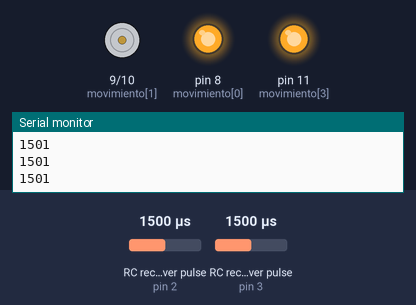
A sketch run on a simulated Arduino Uno, built with avr-gcc and run on an emulated ATmega328P. On the bench: motor-driver pin pairs drawn as motors (green arrow = first pin HIGH = forward, orange = second pin HIGH = backward, longer = more drive), output pins drawn as LEDs (lit = HIGH), the last lines printed to the serial monitor. Wiring (inferred from the names in the program): 2 × RC receiver channel: data pin 2 / data pin 3. Dashed ring = blinking. The inputs (shaded band) are chosen by the test bench; at power-on: RC receiver pulse (sensors on pin 2, pin 3) 1500 µs.

Above: at 1.2 s.
1.3 s: RC receiver pulse (sensor on pin 2) set to 1885 µs
2.8 s: RC receiver pulse (sensor on pin 2) set to 1908 µs
At 2.97 s:
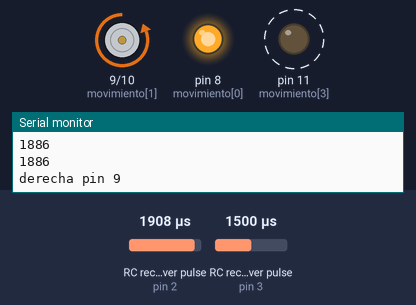
5.8 s: RC receiver pulse (sensor on pin 3) set to 1416 µs
8.8 s: RC receiver pulse (sensor on pin 3) set to 1381 µs
At 9.08 s:
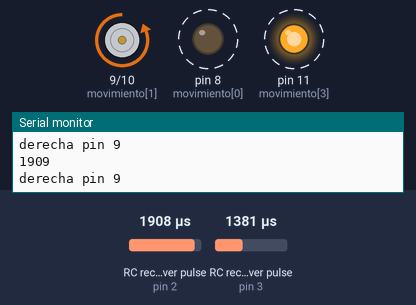
11.8 s: RC receiver pulse (sensor on pin 3) set to 1750 µs
At 12.28 s:
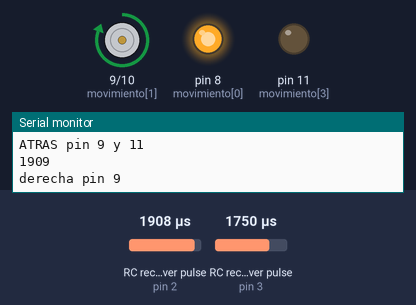
14.8 s: RC receiver pulse (sensor on pin 3) set to 1607 µs
17.8 s: RC receiver pulse (sensor on pin 3) set to 1592 µs
At 18.05 s:
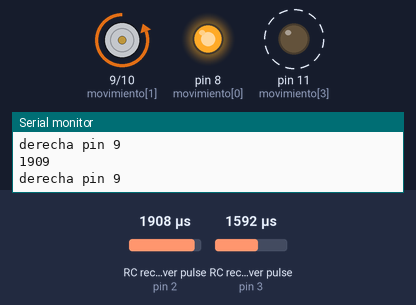
Timing chart, 0 to 21.8 s (numbered marks = the images above; inputs shaded):
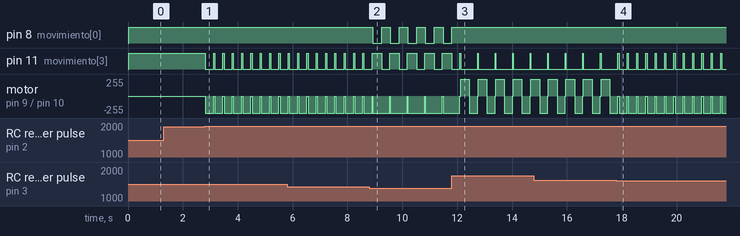

Measured:
- the behaviour switches between 1899 and 1900 µs on RC receiver pulse (sensor on pin 2) (found by bisection; images 0 and 1)
- the behaviour switches between 1399 and 1398 µs on RC receiver pulse (sensor on pin 3) (found by bisection; images 1 and 2)
- the behaviour switches between 1599 and 1598 µs on RC receiver pulse (sensor on pin 3) (found by bisection; images 3 and 4)
- after the input at 2.8 s, pin 11 (movimiento[3]): alternates HIGH for 0.04 s and LOW for 0.30 s, starting at once; motor on pin 9 (movimiento[1]) / pin 10 (movimiento[2]): alternates backward 255/255 for 0.30 s and stopped for 0.04 s, starting at once
- after the input at 8.8 s, pin 8 (movimiento[0]): alternates HIGH for 0.32 s and LOW for 0.32 s, starting after 0.12 s; pin 11 (movimiento[3]): alternates HIGH for 0.34 s and LOW for 0.30 s, starting after 0.44 s; motor on pin 9 (movimiento[1]) / pin 10 (movimiento[2]): alternates backward 255/255 for 0.62 s and stopped for 0.02 s, starting after 0.74 s
- after the input at 11.8 s, pin 8 (movimiento[0]): goes on until 11.8 s, then stays HIGH
- after the input at 17.8 s, pin 11 (movimiento[3]): alternates HIGH for 0.04 s and LOW for 0.30 s, starting after 0.40 s

The sketch:

RADIO_CONTROL_FUTABA.ino
```cpp
/*
  vecto para indicar que pines seran de entrada
  channel 1= pin 2 asi es como se visualizara en el codigo (channel[0]),
  channel 2= pin 3                                         (channel[1]),
  channel 3= pin 4                                         (channel[2]),
  channel 4= pin 5                                         (channel[3]),
  channel 5= pin 6                                         (channel[4]),
  channel 6= pin 7                                         (channel[5])
 */
int channel[]={2,3,4,5,6,7};//channel del receptor pines de entrada
/*
vector para almacenar los valores traen los pines de entrada
valor[0] = pin 2
valor[1] = pin 3
valor[2] = pin 4
valor[3] = pin 5
valor[4] = pin 6
valor[5] = pin 7
*/
int valor[]={0,0,0,0,0,0};//valores donde guarda los voltajes del receptor

int movimiento[]={8,9,10,11,12,13};//movimientos adelante, atras

void setup(){
  //activa los pines de entrada para los channel
  for(int i;i<7;i++)
 {
    pinMode(channel[i],INPUT);
 }

 //activa los pines de salida para el movimiento del robot
 for(int i;i<4;i++)
 {
    pinMode(movimiento[i],OUTPUT);
 }
 Serial.begin(9600);
}

void loop() {
  //escuchando el valor que envia el control en channel 1 en el pin 2 (derecha,izquierda)
  valor[0] = pulseIn(channel[0],HIGH,25000);

  // activa derecha
  if ((valor[0]>=1139)&&(valor[0]<=1146)){

    digitalWrite(8,LOW);
    digitalWrite(9,HIGH);
    digitalWrite(10,LOW);
    digitalWrite(11,HIGH);
     Serial.println("izquierda pin 8");//mostrar en pantalla
     delay(300);
  }
  //activa derecha
  if ((valor[0]>1900)&&(valor[0]<1985)){
    digitalWrite(8,HIGH);
    digitalWrite(9,LOW);
    digitalWrite(10,HIGH);
    digitalWrite(11,LOW);
    Serial.println("derecha pin 9 ");//mostrar en pantalla
    delay(300);
  }

  digitalWrite(movimiento[0],HIGH);  // pin 8 apago
    digitalWrite(movimiento[1],HIGH);  // pin 9 activo
    digitalWrite(movimiento[2],HIGH); // pin 10 apago
    digitalWrite(movimiento[3],HIGH);

  //Serial.println(pulseIn(channel[5],HIGH,25000));//mostrar en pantalla
   //escuchando el valor que envia el control en channel 2 en el pin 3 (adelante,atras)
   valor[1]=     pulseIn(channel[1],HIGH,25000);

   // activa adelante
  if ((valor[1]>=1600)&&(valor[1]<=2500)){
    digitalWrite(8,HIGH);
    digitalWrite(9,HIGH);
    digitalWrite(10,LOW);
    digitalWrite(11,LOW);
    delay(300);
     Serial.println("ADELANTE pin 8 y 10");//mostrar en pantalla
  }
  // activa atras
  if ((valor[1]>0)&&(valor[1]<1400)){
    digitalWrite(8,LOW);
    digitalWrite(9,LOW);
    digitalWrite(10,HIGH);
    digitalWrite(11,HIGH);
    delay(300);
    Serial.println("ATRAS pin 9 y 11");//mostrar en pantalla
  }


  Serial.println(valor[0]);
/* valor[0]
//  Bandeja de descarga basura

   //escuchando el valor que envia el control en channel 3 en el pin 4 (push , pull)
   valor[1]=     pulseIn(channel[3],HIGH,25000);

   // activa push
  if ((valor[1]>=1600)&&(valor[1]<=2500)){
    digitalWrite(movimiento[4],HIGH);  // pin 12 enciendo
    Serial.println("descarga pin 12");//mostrar en pantalla
  }
  //activa pull
  if ((valor[1]>0)&&(valor[1]<1400)){
    digitalWrite(movimiento[5],HIGH);  // pin 13 apago
    Serial.println("posicion pin 12");//mostrar en pantalla
  }

//  Banda Transportadora

   //escuchando el valor que envia el control en channel 4 en el pin 5
   valor[1]=     pulseIn(channel[2],HIGH,25000);

   // activa recolector
  if ((valor[1]>=1600)&&(valor[1]<=2500)){
    digitalWrite(movimiento[6],HIGH);  // pin 14 enciendo
    Serial.println("Banda Recolectora ON pin 14");  //mostrar en pantalla
  }

  //  Polea Submarino

   //escuchando el valor que envia el control en channel 6 en el pin 7 ( botton )
   valor[1] = pulseIn(channel[5],HIGH,25000);

   // activa arriba
  if ((valor[1]>=1600)&&(valor[1]<=2500)){
    digitalWrite(movimiento[8],HIGH);  // pin 15 enciendo
    Serial.println("polea abajo");//mostrar en pantalla
  }
  //activa abajo
  if ((valor[1]>0)&&(valor[1]<1200)){
    digitalWrite(movimiento[9],HIGH);  // pin 16 apago
    Serial.println("polea arriba");//mostrar en pantalla
  }
*/
  //activa pull
//  if ((valor[1]>0)&&(valor[1]<1400)){
//    digitalWrite(movimiento[5],LOW);  // pin 13 apago
//    Serial.println("Banda Recolectora OFF "); //mostrar en pantalla
 // }

  // se apagando los motores cuando la palanquita este justamente en medio del channel 1 y 2
 //   if (((valor[0]>1400)&&(valor[0]<1600))&&((valor[1]>1400)&&(valor[1]<1600))){
 //   digitalWrite(movimiento[0],LOW);  // pin 8 apago
 //   digitalWrite(movimiento[1],LOW);  // pin 9 apago
 //   digitalWrite(movimiento[2],LOW);  // pin 10 apago
 //   digitalWrite(movimiento[3],LOW);  // pin 11 apago
 //   Serial.println("apago pin 8,9,10,11 palanca al centro channel 1 y 2"); //mostrar en pantalla
//    }
  // delay(5);
}
```
